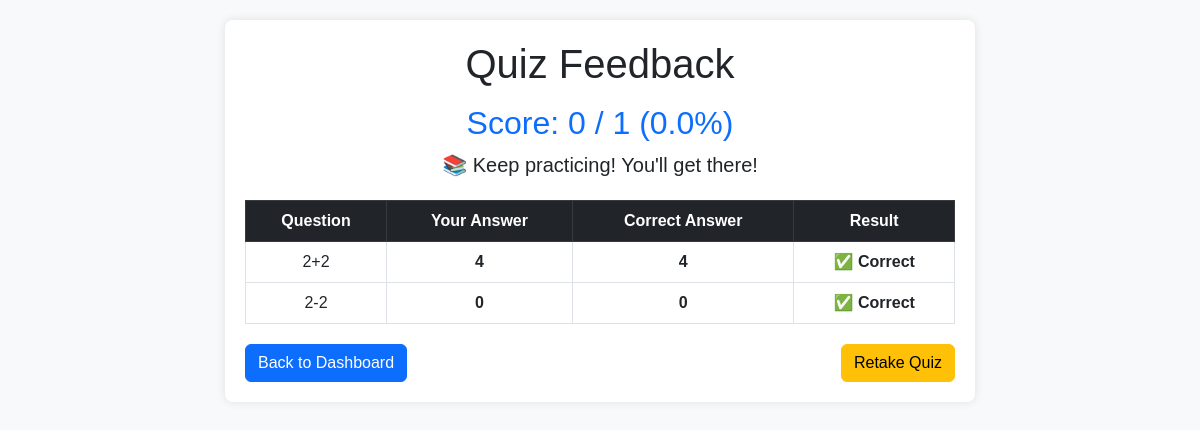
Before: /quiz_feedback/1 (signed in) with the older database file.
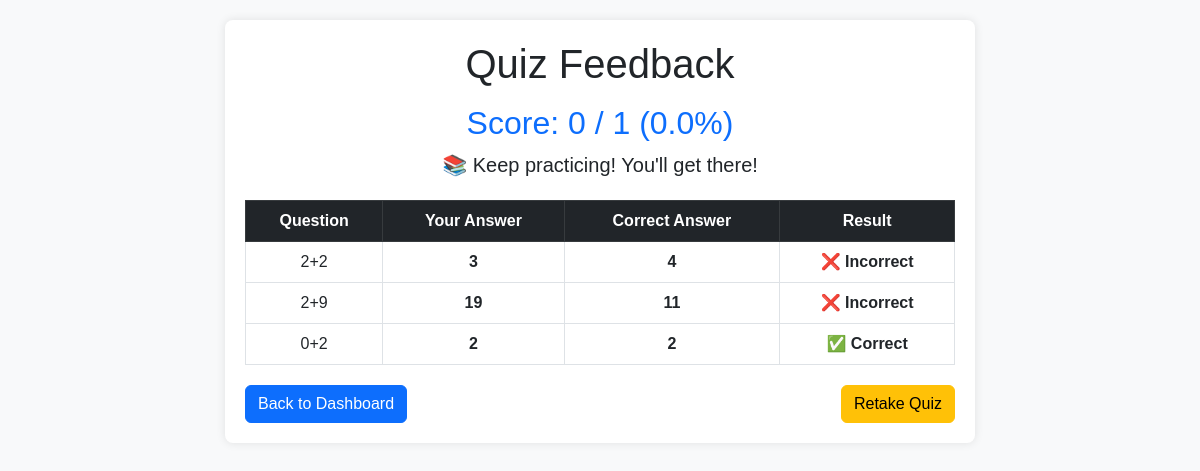
After: the same page with the newer database file.
### models/models.py (models this page shows)
class Question(db.Model):
    id = db.Column(db.Integer, primary_key=True)
    quiz_id = db.Column(db.Integer, db.ForeignKey('quiz.id', ondelete='CASCADE'), nullable=False)
    question_statement = db.Column(db.Text, nullable=False)
    optionA = db.Column(db.String(255), nullable=False)
    optionB = db.Column(db.String(255), nullable=False)
    optionC = db.Column(db.String(255), nullable=False)
    optionD = db.Column(db.String(255), nullable=False)
    correct_option = db.Column(db.String(1), nullable=False)

### app.py (the view)
@app.route('/quiz_feedback/<int:quiz_id>') # changed
def quiz_feedback(quiz_id):
    if 'user_id' not in session:
        flash("Please log in to view quiz feedback.", "error")
        return redirect(url_for('login'))
    user_id = session['user_id']
    quiz = Quiz.query.get_or_404(quiz_id)
    questions = Question.query.filter_by(quiz_id=quiz_id).all()
    if not questions:
        flash("No questions found for this quiz.", "error")
        return redirect(url_for('user_dashboard'))
    responses = UserResponse.query.filter_by(user_id=user_id, quiz_id=quiz_id).all()
    response_dict = {resp.question_id: resp for resp in responses}
    current_score = request.args.get('score', type=int) or 0
    total_questions = request.args.get('total_questions', type=int) or 1  # Prevent division by zero
    percentage = request.args.get('percentage', type=float) or 0.0
    feedback = []
    def get_option_value(question, option_key):
        return getattr(question, f'option{option_key}', "Invalid Option")
    for question in questions:
        user_response = response_dict.get(question.id)
        selected_option_key = user_response.selected_answer if user_response else "No Answer"
        correct_option_key = question.correct_option  #'A', 'B', 'C', or 'D'
        selected_answer = get_option_value(question, selected_option_key) if user_response else "No Answer"
        correct_answer = get_option_value(question, correct_option_key)
        is_correct = user_response.is_correct if user_response else False
        feedback.append({
            "question": question.question_statement,
            "selected": selected_answer,
            "correct": correct_answer,
            "is_correct": is_correct
        })
    return render_template(
        "quiz_feedback.html",
        quiz_id=quiz_id,
        feedback=feedback,
        correct_count=current_score,  # Display current score
        total=total_questions,
        percentage=round(percentage, 2)
    )

### templates/quiz_feedback.html (shortened to what this page needs)
<!DOCTYPE html>
<html lang="en">
<head>
    <link rel="stylesheet" href="https://cdnjs.cloudflare.com/ajax/libs/bootstrap/5.3.0/css/bootstrap.min.css">
</head>
<body>
    {% include 'toastr.html' %}
    <div class="container text-center">
        <h1 class="mb-3">Quiz Feedback</h1>
        <h2 class="text-primary">Score: {{ correct_count }} / {{ total }} ({{ percentage }}%)</h2>
        <p class="lead">
            {% if percentage >= 80 %} 🎉 Excellent! Keep it up! {% elif percentage >= 50 %} 👍 Good effort! Try to improve! {% else %} 📚 Keep practicing! You'll get there! {% endif %}
        </p>
        <table class="table table-bordered">
            <thead class="table-dark">
                <tr>
                    <th>Question</th>
                    <th>Your Answer</th>
                    <th>Correct Answer</th>
                    <th>Result</th>
                </tr>
            </thead>
            <tbody>
                {% for item in feedback %}
                <tr>
                    <td>{{ item.question }}</td>
                    <td class="{% if item.selected == 'No Answer' %}no-answer{% elif item.is_correct %}correct{% else %}incorrect{% endif %}">
                        {{ item.selected if item.selected else "No Answer" }}
                    </td>
                    <td><strong>{{ item.correct }}</strong></td>
                    <td class="{% if item.is_correct %}correct{% else %}incorrect{% endif %}">
                        {% if item.is_correct %}
                            ✅ Correct
                        {% elif item.selected == "No Answer" %}
                            ⚠️ No Answer
                        {% else %}
                            ❌ Incorrect
                        {% endif %}
                    </td>
                </tr>
                {% endfor %}
            </tbody>
        </table>
        <div class="btn-container">
            <a href="{{ url_for('user_dashboard') }}" class="btn btn-primary">Back to Dashboard</a>
            <a href="{{ url_for('attempt_quiz', quiz_id=quiz_id) }}" class="btn btn-warning">Retake Quiz</a>
        </div>
    </div>
</body>
</html>

Changed rows visible on the page:
computed for Question (number 1 of 3 on the later page): optionC "4" → "3"; text "✅ Correct" → "❌ Incorrect"
changed Question (number 2 of 3 on the later page): question "2-2" → "2+9"; optionC "0" → "19"; correct "0" → "11"; now shows "❌ Incorrect"; no longer shows "✅ Correct"
now on this page (row edited): Question: question "0+2", optionC "2", correct "2", shows "✅ Correct"
